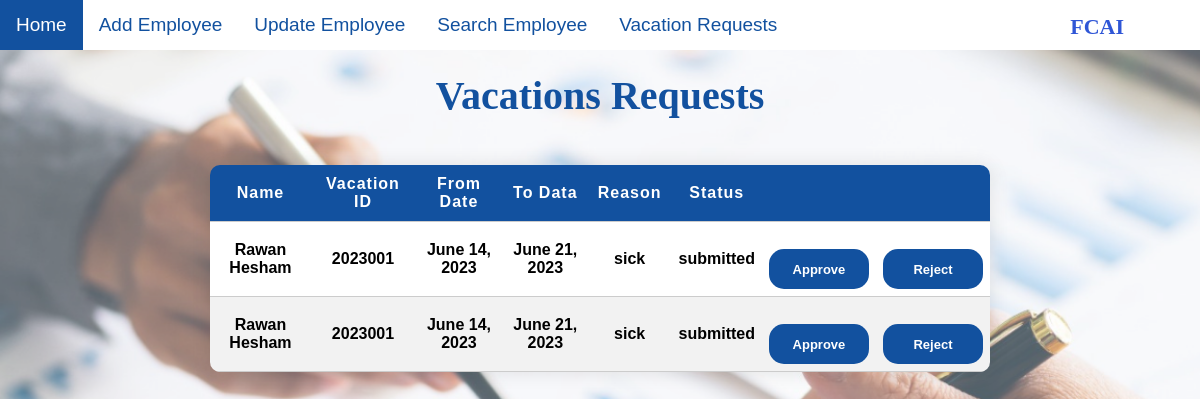
The page /VR/ on the database as committed earlier.
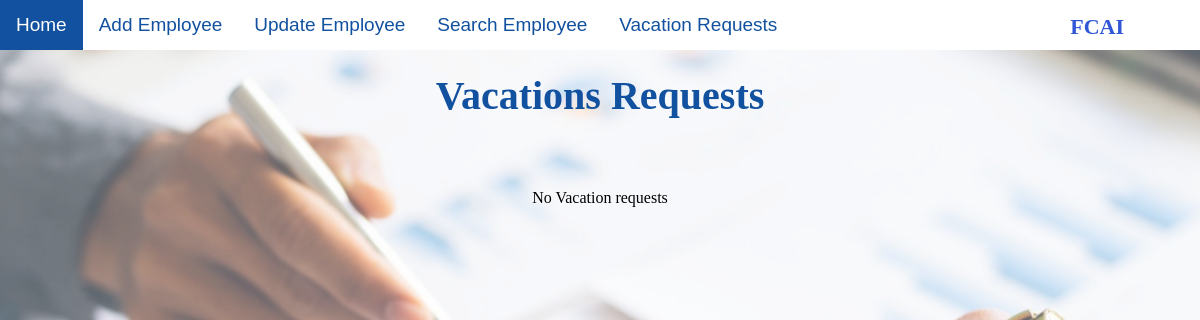
The same page on the database as committed later.
### HR/models.py (models this page shows)
class RegisteredVacationForm(models.Model):
    VFName = models.CharField(max_length = 50)
    VFID = models.CharField(max_length = 50)
    VFFromDate = models.DateField()
    VFToDate = models.DateField()
    VFReason = models.TextField()
    VFStatus = models.CharField(max_length = 15)

### HR/views.py (the view)
# urls.py: path('VR/',views.VRDisplay,name='VRDisplay'),
def VRDisplay(request):
    from django.core import serializers
    data = serializers.serialize("python", RegisteredVacationForm.objects.all())
    context = {
      'data' : data
    }
    return render(request, 'VR.html', context)

### HR/templates/VR.html (shortened to what this page needs)
{% load static %}
{% block content%}
<!DOCTYPE html>
<html>
    <head>
        <link rel="stylesheet" href="{% static 'css/VRCSS.css' %}"/>
        {% include 'navbar.html' %}
    </head>
    <body>
        <div><h2> Vacations Requests </h2></div>
        {% if data %}
        <table>
            <thead>
                <tr>
                    <th>
                        Name
                    </th>
                    <th>
                        Vacation ID
                    </th>
                    <th>
                        From Date
                    </th>
                    <th>
                        To Data
                    </th>
                    <th>
                        Reason
                    </th>
                    <th>
                        Status
                    </th>
                    <th>
                    </th>
                    <th>
                    </th>
                </tr>
            </thead>
            {% for instance in data %}
                <tr>
                    <td>
                        {{instance.fields.VFName}}
                    </td>
                    <td>
                        {{instance.fields.VFID}}
                    </td>
                    <td>
                        {{instance.fields.VFFromDate}}
                    </td>
                    <td>
                        {{instance.fields.VFToDate}}
                    </td>
                    <td>
                        {{instance.fields.VFReason}}
                    </td>
                    <td>
                        {{instance.fields.VFStatus}}
                    </td>
                    <td>
                        <button class = "button"><a href="approve/{{ instance.fields.VFName }}/{{ instance.fields.VFID }}" class="link"> Approve </a></button>
                    </td>
                    <td><button class = "button"><a href="reject/{{instance.fields.VFID}}" class="link"> Reject </a></button>
                    </td>
                </tr>
            {%endfor%}
            {% else  %}
            <div id="searchEmpty">
      <br/>
          <p>No Vacation requests</p>
      </div>
         {% endif %}
        </table>
    </body>
</html>
{%endblock content %}

Rows that differ between the two databases and show on the page:
removed RegisteredVacationForm: fields.VFName "Rawan Hesham", fields.VFID "2023001", fields.VFFromDate "June 14, 2023", fields.VFToDate "June 21, 2023", fields.VFReason "sick", fields.VFStatus "submitted"
removed RegisteredVacationForm: fields.VFName "Rawan Hesham", fields.VFID "2023001", fields.VFFromDate "June 14, 2023", fields.VFToDate "June 21, 2023", fields.VFReason "sick", fields.VFStatus "submitted"
Other text that changed with them:
text no longer shown: "Name Vacation ID From Date To Data Reason Status"
text now shown: "No Vacation requests"
list line gone: "Approve Reject"
